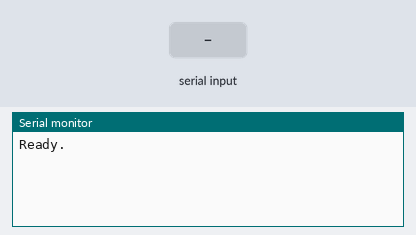
Recording of a sketch running on a simulated Arduino Uno, built with avr-gcc and run on an emulated ATmega328P. Shown: the last lines printed to the serial monitor. The inputs (shaded band) are chosen by the test bench.

Above: at 1.2 s.
1.3 s: "1" received over Serial
At 2.5 s:
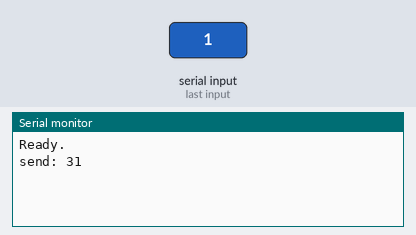
2.8 s: "1" received over the second serial link
At 3.8 s:
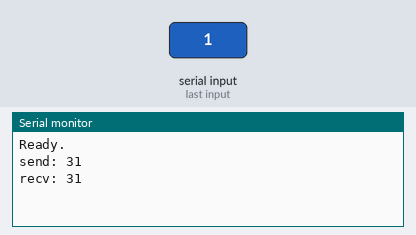
4.3 s: "0" received over Serial
At 5.0 s:
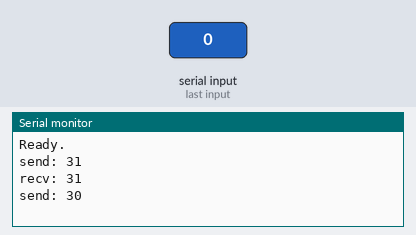
5.8 s: "0" received over the second serial link
At 7.3 s:
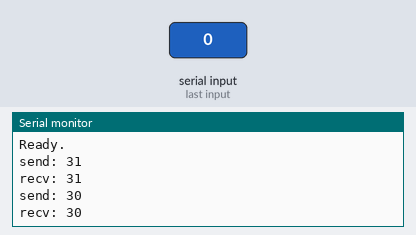

Measured:
- after the input at 1.3 s, the serial monitor: prints a new line at once (image 1)
- after the input at 2.8 s, the serial monitor: prints a new line at once (image 2)
- after the input at 4.3 s, the serial monitor: prints a new line at once (image 3)
- after the input at 5.8 s, the serial monitor: prints a new line at once (image 4)

The sketch:

gb_serial_test.ino
```cpp
#include <SoftwareSerial.h>

#define RX_PIN 10
#define TX_PIN 11

SoftwareSerial mySerial(RX_PIN, TX_PIN);

void setup()  {
  mySerial.begin(9600);

  Serial.begin(115200);
  Serial.println("Ready.");
}

void loop() {
  if (Serial.available()){
    int recv_data = int(Serial.read());
    if (recv_data != 10) {
      mySerial.write(recv_data);

      Serial.print("send: ");
      Serial.println(recv_data, HEX);
    }
  }

  while (mySerial.available()) {
    int recv_data = int(mySerial.read());
    if (recv_data != 0) {
      Serial.print("recv: ");
      Serial.println(recv_data, HEX);
    }
  }
}
```
